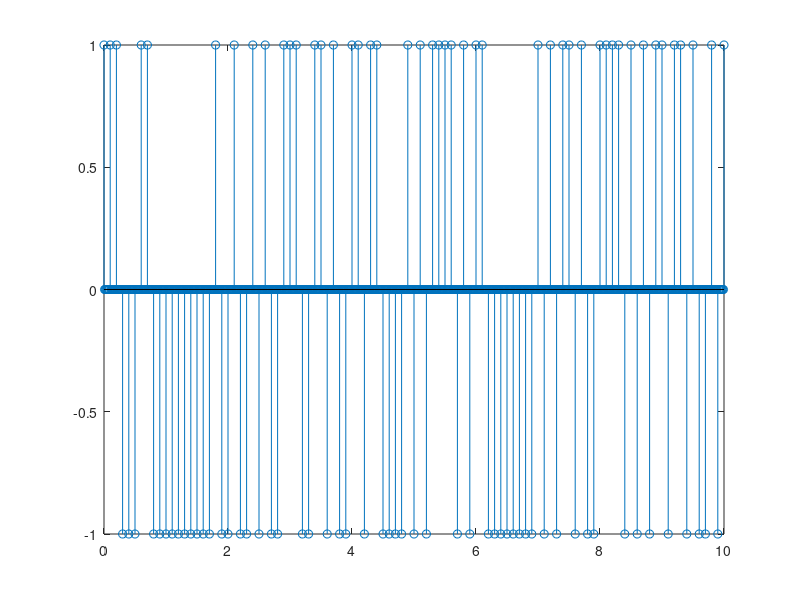

MATLAB code to generate this figure: (Note: this script raises an error after producing the figure.)
%% Task 1 & 2

%% Impulse train representing BPSK symbols


bit_rate           = 10; 
bit_duration       = 1/bit_rate; 
sampling_frequency = bit_duration/10; 

endtime = 10;
time    = 0:sampling_frequency:endtime;

BPSK_symbols = zeros(size(time));

% BPSK modulation
for i=1:bit_duration/sampling_frequency:numel(BPSK_symbols) 
    BPSK_symbols(i) = 2*randi([0 1])-1;
end

Eb_No_dB = 10 ; % 10dB
Eb_No = 10^ (Eb_No_dB/10) ; % converting SNR per bit into linear range

figure;
stem(time,BPSK_symbols);
hold on;



%% Sinc pulse shaping filter

timefor_sinc = -endtime:sampling_frequency:endtime;

sinc_filter          = sinc(timefor_sinc/bit_duration);
transmit_signal_sinc = conv(sinc_filter,BPSK_symbols,"same") ;

Eb_transmit_signal_sinc = bandpower(transmit_signal_sinc)/bit_rate ; % Eb = P (signal power )/R ( symbol or bit rate )
No_transmit_signal_sinc = Eb_transmit_signal_sinc / Eb_No ; % power spectraldensity of the transmit signal
sigma_transmit_signal_sinc = sqrt(No_transmit_signal_sinc/2); % noise variance

plot(timefor_sinc+endtime/2,transmit_signal_sinc);
grid on;
title("Sinc pulse shaping without noise");
xlabel("time");
ylabel("Magnitude");
legend("BPSK symbols","Transmit signal");

% Generating noise

sinc_with_noise                 = sigma_transmit_signal_sinc * randn(1,numel(transmit_signal_sinc));
transmit_sinc_signal_with_noise = transmit_signal_sinc+sinc_with_noise ;


% plotting the signal after adding noise 
figure
plot(timefor_sinc+endtime/2 , transmit_sinc_signal_with_noise);
title("Sinc pulse shaping with noise");
xlabel("time");
ylabel("Magnitude");
grid on;

%% Eye diagrams for sinc pulse shaping

% plotting the eye diagram without noise
eyediagram(transmit_signal_sinc,bit_duration/sampling_frequency,bit_duration);
title("Eye diagram for sinc pulse shaping without noise");

% plotting the eye diagram with noise
eyediagram(transmit_sinc_signal_with_noise,bit_duration/sampling_frequency,bit_duration);
title("Eye diagram for sinc pulse shaping with noise");


%% Raised cosine filters

% Roll off factor = 0.5
r1 = 0.5 ; 
raised_cosine_1 = rcosdesign(r1,(numel(timefor_sinc)-1)/(bit_duration/sampling_frequency),bit_duration/sampling_frequency); 

transmit_signal_rcosine1=conv(raised_cosine_1,BPSK_symbols,"same");

figure
stem(time,BPSK_symbols);
hold on;
plot(timefor_sinc+endtime/2,transmit_signal_rcosine1);
legend("BPSK symbols" , "Transmit signal");
title("Raised cosine pulse shaping without noise ( Roll-off = 0.5 )");
xlabel("time");
ylabel("Magnitude");
grid on;

% Generating noise
Eb_transmit_signal_rcosine_1    = bandpower(transmit_signal_rcosine1)/bit_rate ;
No_transmit_signal_rcosine_1    = Eb_transmit_signal_rcosine_1 / Eb_No ;
sigma_transmit_signal_rcosine_1 = sqrt(No_transmit_signal_rcosine_1/2);

noise_for_rcosine1 = sigma_transmit_signal_rcosine_1 * randn(1,numel(transmit_signal_rcosine1));
transmit_rcosine1_signal_afternoise = transmit_signal_rcosine1+noise_for_rcosine1 ;


% plotting the signal after adding noise ;
figure
plot(timefor_sinc+endtime/2 , transmit_rcosine1_signal_afternoise);
title("Raised cosine pulse shaping with noise ( Roll-off = 0.5 )");
xlabel("time");
ylabel("Magnitude");
grid on;

eyediagram(transmit_signal_rcosine1,bit_duration/sampling_frequency,bit_duration);
title("Eye diagram for raised cosine pulse shaping without noise( roll-off = 0.5)");

eyediagram(transmit_rcosine1_signal_afternoise,bit_duration/sampling_frequency,bit_duration);
title("Eye diagram for raised cosine pulse shaping with noise( roll-off = 0.5)");



% Roll off factor = 1 
r2 = 1; 
raised_cosine_2 = rcosdesign(r2,(numel(timefor_sinc)-1)/(bit_duration/sampling_frequency),bit_duration/sampling_frequency);

transmit_signal_rcosine_2=conv(raised_cosine_2,BPSK_symbols,"same");

figure
stem(time,BPSK_symbols);
hold on;
plot(timefor_sinc+endtime/2,transmit_signal_rcosine_2);
legend("BPSK symbols" , "Transmit signal");
title("Raised cosine pulse shaping without noise ( Roll-off = 1 )");
xlabel("time");
ylabel("Magnitude");
grid on;


% Generating noise
Eb_transmit_signal_rcosine_2 = bandpower(transmit_signal_rcosine_2)/bit_rate ;
No_transmit_signal_rcosine_2 = Eb_transmit_signal_rcosine_2 / Eb_No ;
sigma_transmit_signal_rcosine_2 = sqrt(No_transmit_signal_rcosine_2/2);

noise_for_rcosine_2 = sigma_transmit_signal_rcosine_2 * randn(1,numel(transmit_signal_rcosine_2));
transmit_rcosine_2_signal_afternoise = transmit_signal_rcosine_2+noise_for_rcosine_2 ;

% plotting the signal after adding noise ;

figure
plot(timefor_sinc+endtime/2 , transmit_rcosine_2_signal_afternoise);
title("Raised cosine pulse shaping with noise ( Roll-off = 1 )");
xlabel("time");
ylabel("Magnitude");
grid on;

eyediagram(transmit_signal_rcosine_2,bit_duration/sampling_frequency,bit_duration);
title("Eye diagram for raised cosine pulse shaping without noise( roll-off = 1)");

eyediagram(transmit_rcosine_2_signal_afternoise,bit_duration/sampling_frequency,bit_duration);
title("Eye diagram for raised cosine pulse shaping with noise( roll-off = 1)");